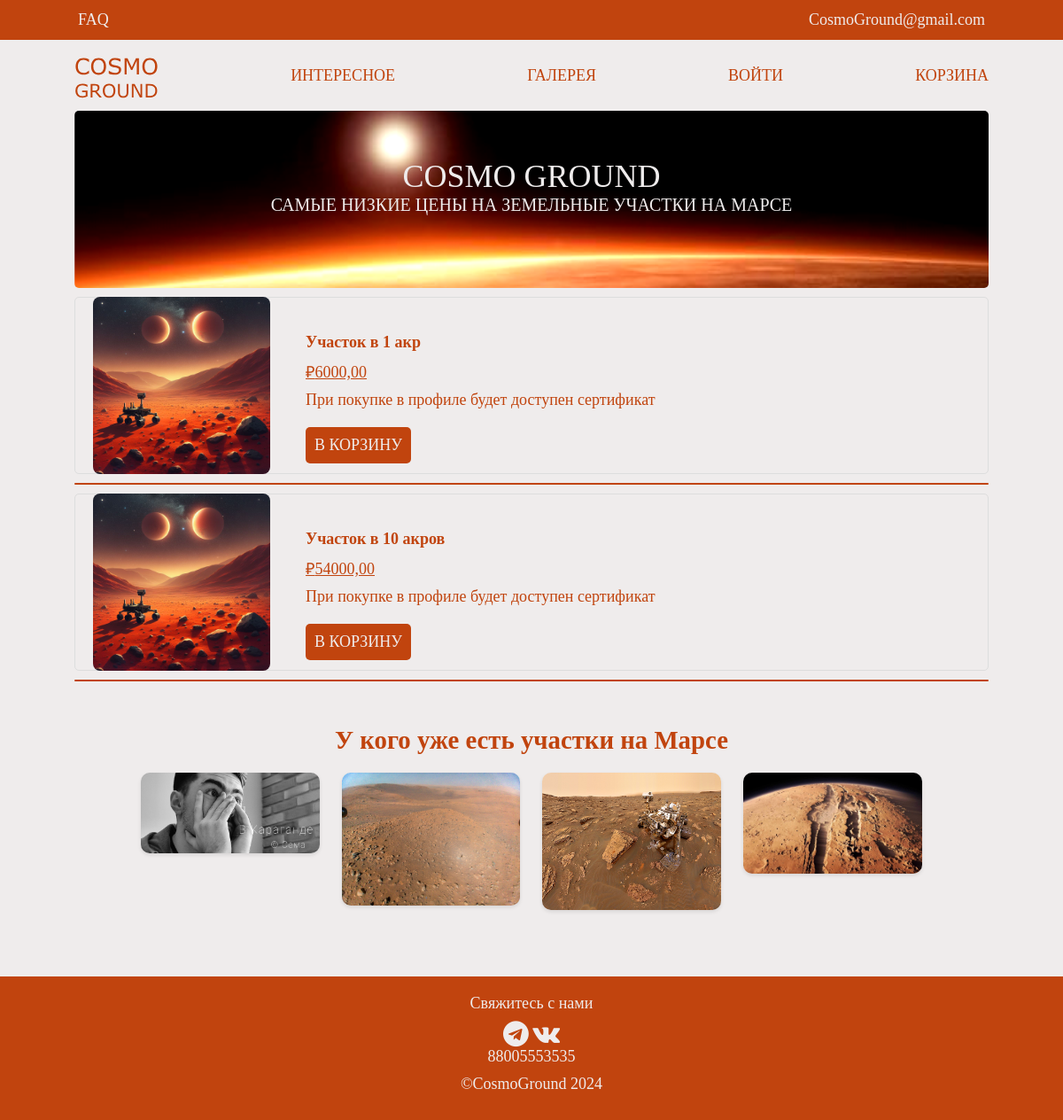
The page / on the database its author committed.
### main/models.py (models this page shows)
class plots(models.Model):
    price = models.DecimalField(default=0, max_digits=7, decimal_places=2, verbose_name="Цена")
    size = models.CharField(max_length=50)
    image = models.ImageField(upload_to='assets', blank=True, null=True, verbose_name="Изображение")
    class Meta:
        db_table = "plot"
        verbose_name = "Участок"
        verbose_name_plural = "Участки"

### main/views.py (the view)
# urls.py: path('', views.index, name='index'),
def index(request):
    plot = plots.objects.all()
    context = {
        'title': 'CosmoGround',
        'plots': plot,
    }
    return render(request, 'main/index.html', context)

### main/context_processors.py (called while the page is built)
def cart_item_count(request):
    if request.user.is_authenticated:
        cart, created = Cart.objects.get_or_create(user=request.user)
        item_count = cart.cartitem_set.count()
    else:
        item_count = 0
    return {'cart_item_count': item_count}

### main/templates/main/index.html (shortened to what this page needs)
{% extends "base.html" %}
{% load static %}
{% block content %}
<div class="content">
    <div class="banner">
        <p class="banner-title">COSMO GROUND</p>
        <p class="banner-text">САМЫЕ НИЗКИЕ ЦЕНЫ НА ЗЕМЕЛЬНЫЕ УЧАСТКИ НА МАРСЕ</p>
    </div>
    {% for item in plots %}
        <div class="item">
            {% if item.image %}
                <img class="item-img" src="{{ item.image.url }}" alt="object">
            {% endif %}
            <div class="item-details">
                <div class="item-name">{{ item.size }}</div>
                <div class="item-price">₽{{ item.price }}</div>
                <div class="item-desc">При покупке в профиле будет доступен сертификат</div>
                <div class="item-action">
                    <form method="post" action="{% url 'main:add_to_cart' item.id %}">
                        <button type="submit" class="item-button">В КОРЗИНУ</button>
                    </form>
                </div>
            </div>
        </div>
        <div class="strip"></div>
    {% endfor %}
    <div class="owners-section">
        <h2 class="owners-title">У кого уже есть участки на Марсе</h2>
        <div class="owners-gallery">
            <div class="owner-item">
                <img src="{% static "assets/karaganda.jpg" %}" alt="Owner 1" class="owner-img">
            </div>
            <div class="owner-item">
                <img src="{% static "assets/photo1.jpg" %}" alt="Owner 2" class="owner-img">
            </div>
            <div class="owner-item">
                <img src="{% static "assets/photo2.jpg" %}" alt="Owner 3" class="owner-img">
            </div>
            <div class="owner-item">
                <img src="{% static "assets/photo3.jpg" %}" alt="Owner 4" class="owner-img">
            </div>
        </div>
    </div>
</div>
{% endblock  %}

### static/style.css (style rules this page uses)
:root { --main-color: #EFECEC; --a-color: #C1440E; --font: 'MS Reference Sans Serif'; }
* { margin: 0; padding: 0; box-sizing: border-box; font-size: 18px; font-family: var(--font); }
html, body { height: 100%; background-color: var(--main-color); }
body { display: flex; flex-direction: column; min-height: 100vh; }
.item { display: flex; align-items: center; border: 1px solid #ddd; padding: 20px; margin: 10px 0; }
.item-img { object-fit: cover; width: 200px; height: auto; margin-right: 20px; }
.item-details { display: flex; flex-direction: column; justify-content: center; }
.item-name { font-size: 24px; font-weight: bold; }
.item-price { font-size: 20px; color: #C1440E; margin: 10px 0; }
.item-desc { margin-bottom: 20px; }
.item-button { padding: 10px 20px; background-color: #C1440E; color: #fff; border: none; cursor: pointer; transition: background-color 0.3s ease; }
.item { display: flex; align-items: center; text-align: left; width: 100%; height: 200px; border-radius: 5px; }
.item-img { border-radius: 8px; box-sizing: border-box; max-width: 100%; height: auto; }
.item-details { display: flex; flex-direction: column; justify-content: space-between; align-items: flex-start; width: 100%; height: 100%; padding: 20px; color: var(--a-color); }
.item-name { color:var(--a-color); font-size: 18px; }
.item-price { font-size: 18px; text-decoration: underline; }
.item-desc { font-size: 18px; }
.item-button { border-color: var(--a-color); border-style: solid; border-width: 2px; display: inline-block; padding: 10px 20px; background-color: var(--a-color); color: var(--main-color); text-decoration: none; text-align: center; cursor: pointer; border-radius: 5px; transition: transform 0.3s ease, background-color 0.2s ease; }
form { display: flex; flex-direction: column; }
button { padding: 10px 20px; background-color: var(--a-color); color: var(--main-color); border: none; cursor: pointer; border-radius: 5px; transition: background-color 0.3s ease; }
button[type="submit"] { padding: 10px; background-color: var(--a-color); color: var(--main-color); border: none; border-radius: 5px; cursor: pointer; }
.strip { width: 100%; height: 2px; background-color: var(--a-color); border-radius: 5px; }
.content { display: flex; flex-direction: column; align-items: center; justify-content: flex-start; text-align: center; margin-top: 0; width: 86%; }
.banner { display: flex; flex-direction: column; justify-content: center; align-items: center; border-radius: 5px; width: 100%; height: 200px; padding-bottom: 60px; background-image: url(assets/banner.png); background-repeat: no-repeat; }
.banner-title { font-size: 36px; display: flex; margin-top: 30px; color: var(--main-color); }
.banner-text { font-size: 20px; display: flex; color: var(--main-color); }
.owners-section { width: 86%; margin: 50px auto; text-align: center; color:var(--a-color) ; }
.owners-title { font-size: 1.6rem; color: var(--a-color); margin-bottom: 20px; }
.owners-gallery { display: flex; justify-content: space-around; flex-wrap: wrap; gap: 20px; }
.owner-item { flex: 1 1 calc(25% - 20px); box-sizing: border-box; max-width: calc(25% - 20px); position: relative; }
.owner-img { width: 100%; height: auto; border-radius: 10px; box-shadow: 0 2px 4px rgba(0, 0, 0, 0.1); transition: transform 0.3s ease; cursor: pointer; }
form { display: flex; flex-direction: column; gap: 10px; max-width: 400px; margin: 0 auto; }

### rows shown on the page
plots: image (picture), size "Участок в 1 акр", price "6000,00"
plots: image (picture), size "Участок в 10 акров", price "54000,00"
